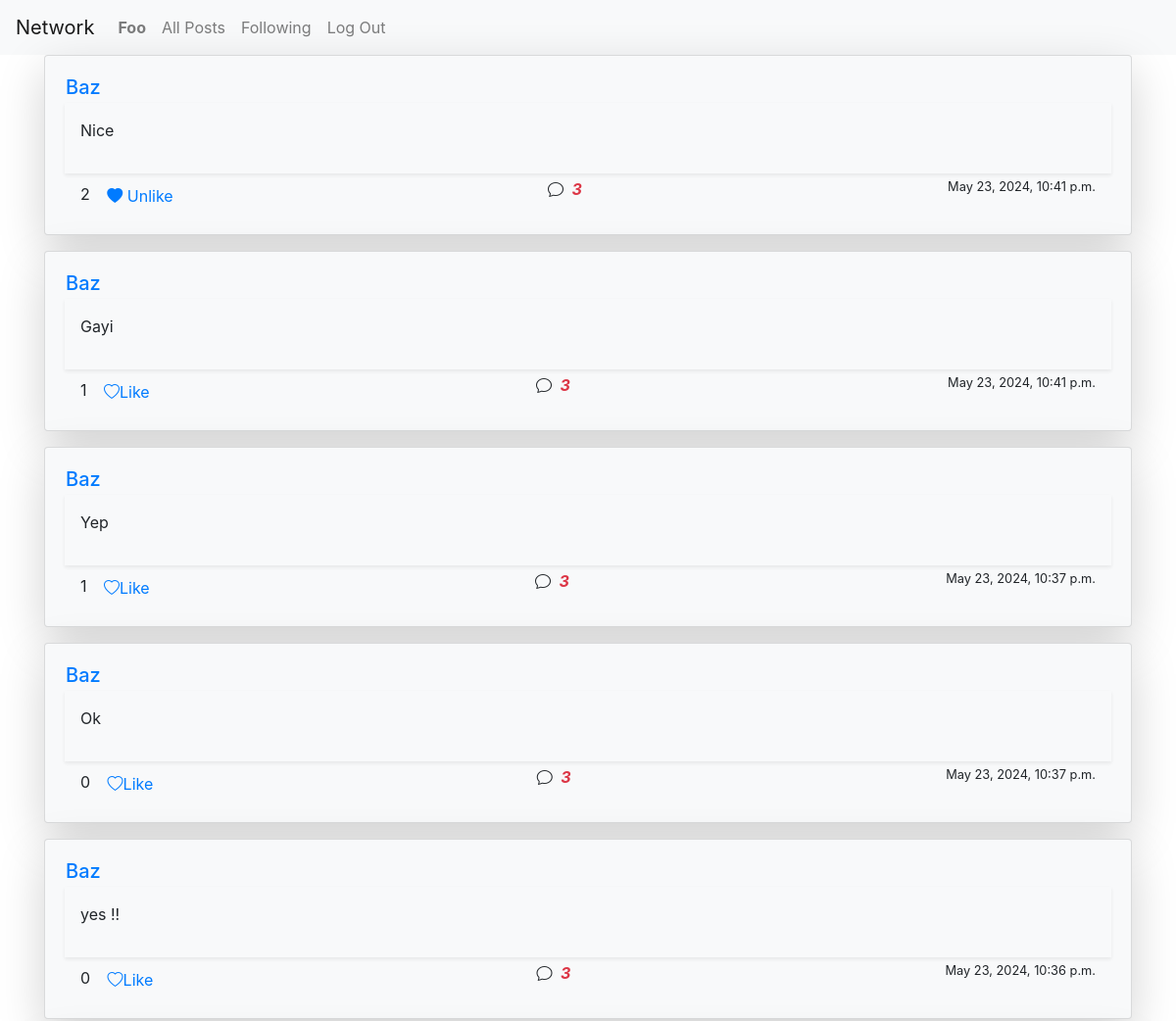
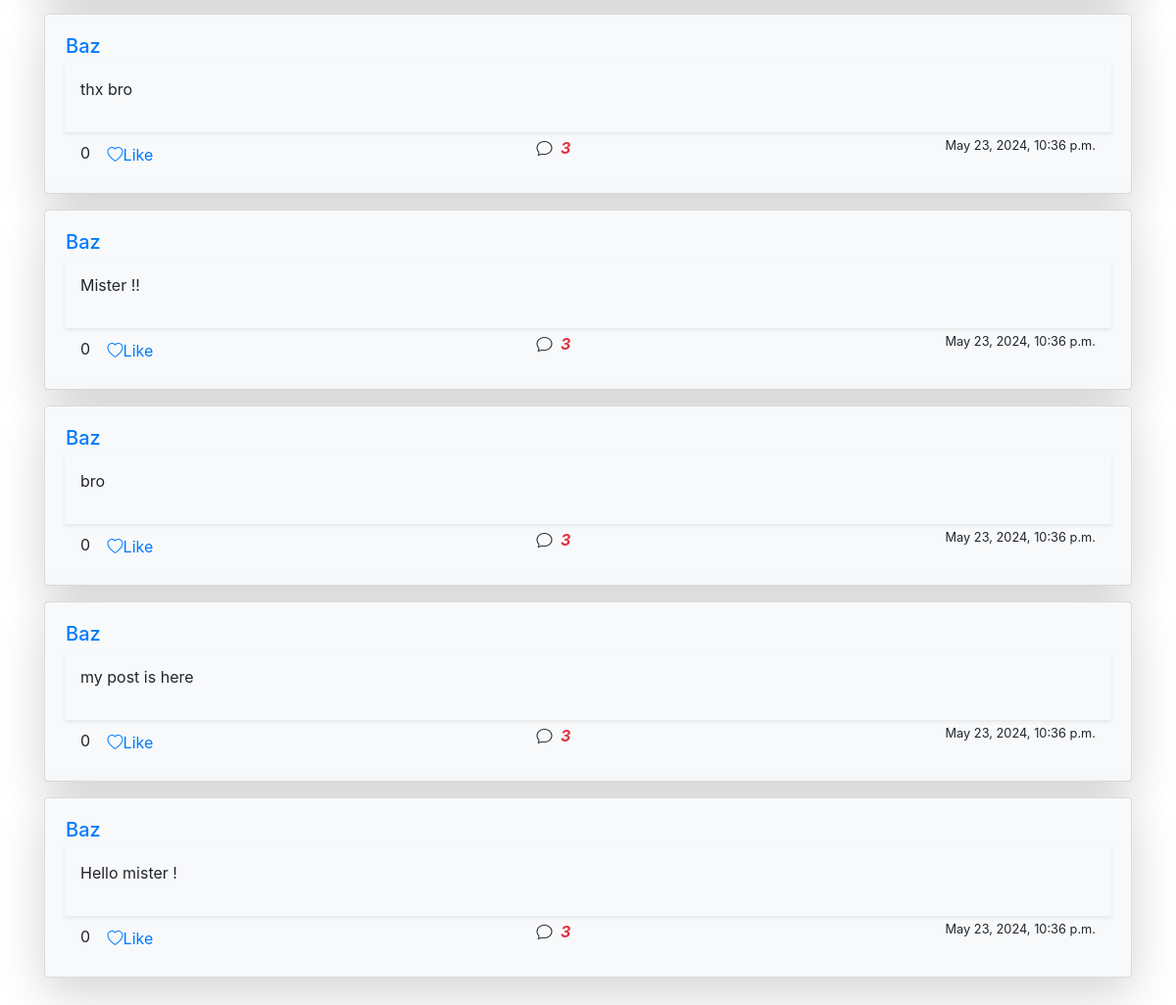
Page /following_view (signed in) on the committed database (2 pictures, top to bottom).
### network/models.py (models this page shows, shortened)
class User(AbstractUser):
    pass

class Post(models.Model):
    content = models.TextField(max_length=200)
    author = models.ForeignKey(User,on_delete=models.CASCADE, related_name="author")
    likes = models.ManyToManyField(User, related_name='liked_posts', blank=True)
    created_at = models.DateTimeField(auto_now_add=True)
    updated_at = models.DateTimeField(auto_now=True)

### network/views.py (the view)
# urls.py: path("following_view", views.following_view, name="following_view"),
@login_required
def following_view(request):
    following_users = Follow.objects.filter(follower=request.user).values_list('following', flat=True)
    posts = Post.objects.filter(author__in=following_users).order_by('-created_at')
    paginator = Paginator(posts, 10)
    page_number = request.GET.get('page')
    posts_obj = paginator.get_page(page_number)
    return render(request, "network/following.html", {"posts_obj": posts_obj})

### network/templates/network/following.html (shortened to what this page needs)
{% extends "network/layout.html" %}
{% block body %}
<div class="container">
    {% if posts_obj %}
        {% for post in posts_obj %}
        <div class="card shadow-lg rounded bg-light mb-3">
            <div class="card-body">
                <div class="row">
                    <div class="col">
                        <div class="row mb-1">
                            <h5 class="my-auto px-3">
                                <a href="{% url 'profile-view' post.author.username %}">
                                    {{ post.author.username }}
                                </a>
                            </h5>
                        </div>
                        <div class="content p-3 mb-1 shadow-sm">
                            <p>{{ post.content }}</p>
                        </div>
                        <div class="footer d-flex justify-content-between px-3">
                            <div class="">
                                <span id="likes-count-{{ post.id }}" >{{ post.likes.count }}</span>
                                <button class="btn btn-link like-button" data-post-id="{{ post.id }}">
                                    {% if user in post.likes.all %}
                                        <i class="bi bi-heart-fill"></i> Unlike
                                    {% else %}
                                        <i class="bi bi-heart"></i>Like
                                    {% endif %}
                                </button>
                            </div>
                            <i class="bi-chat">
                                <strong class="mx-1 text-danger">3</strong>
                            </i>
                            <small>{{ post.created_at }}</small>
                        </div>
                    </div>
                </div>
            </div>
        </div>
        {% endfor %}
    {% else %}
    <div class="card shadow-lg">
        <div class="card-body">
            <p>No posts to display</p>
        </div>
    </div>
    {% endif %}
</div>
{% endblock %}

### network/templates/network/layout.html (shortened to what this page needs)
{% load static %}
<!DOCTYPE html>
<html lang="en">
    <head>
        <link rel="stylesheet" href="https://stackpath.bootstrapcdn.com/bootstrap/4.4.1/css/bootstrap.min.css">
        <link rel="stylesheet" href="https://cdn.jsdelivr.net/npm/bootstrap-icons@1.3.0/font/bootstrap-icons.css">
        <link href="{% static 'network/styles.css' %}" rel="stylesheet">
    </head>
    <body>
        <nav class="navbar navbar-expand-lg navbar-light bg-light">
            <a class="navbar-brand" href="#">Network</a>
            <div>
              <ul class="navbar-nav mr-auto">
                {% if user.is_authenticated %}
                    <li class="nav-item">
                        <a class="nav-link" href="{% url 'profile-view' user.username %}"><strong>{{ user.username }}</strong></a>
                    </li>
                {% endif %}
                <li class="nav-item">
                  <a class="nav-link" href="{% url 'index' %}">All Posts</a>
                </li>
                {% if user.is_authenticated %}
                    <li class="nav-item">
                        <a class="nav-link" href="{% url 'following_view'%}">Following</a>
                    </li>
                    <li class="nav-item">
                        <a class="nav-link" href="{% url 'logout' %}">Log Out</a>
                    </li>
                {% endif %}
              </ul>
            </div>
          </nav>
        <div class="body">
            {% block body %}
            {% endblock %}
        </div>
    </body>
</html>

### rows in the picture
User: username "Foo"
Post: author.username "Baz", content "Nice", likes.count "2", shows "Unlike", created_at "May 23, 2024, 10:41 p.m."
Post: author.username "Baz", content "Gayi", likes.count "1", shows "Like", created_at "May 23, 2024, 10:41 p.m."
Post: author.username "Baz", content "Yep", likes.count "1", shows "Like", created_at "May 23, 2024, 10:37 p.m."
Post: author.username "Baz", content "Ok", likes.count "0", shows "Like", created_at "May 23, 2024, 10:37 p.m."
Post: author.username "Baz", content "yes !!", likes.count "0", shows "Like", created_at "May 23, 2024, 10:36 p.m."
Post: author.username "Baz", content "thx bro", likes.count "0", shows "Like", created_at "May 23, 2024, 10:36 p.m."
Post: author.username "Baz", content "Mister !!", likes.count "0", shows "Like", created_at "May 23, 2024, 10:36 p.m."
Post: author.username "Baz", content "bro", likes.count "0", shows "Like", created_at "May 23, 2024, 10:36 p.m."
Post: author.username "Baz", content "my post is here", likes.count "0", shows "Like", created_at "May 23, 2024, 10:36 p.m."
Post: author.username "Baz", content "Hello mister !", likes.count "0", shows "Like", created_at "May 23, 2024, 10:36 p.m."
